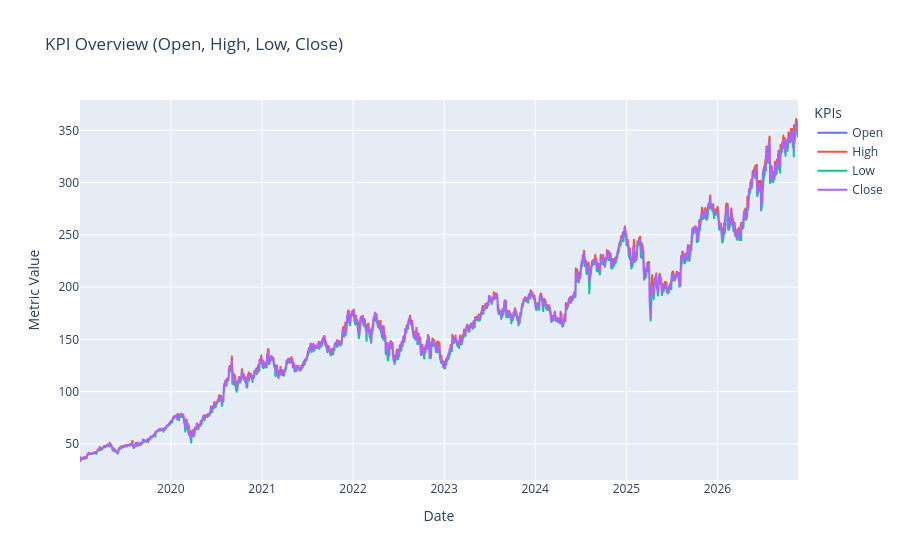

The cell this chart's notebook holds for it:
### Code cell
# =========================================================
# Visual EDA: KPI Trends & Correlation Heatmap
# =========================================================

# Exclude non-numeric fields for visuals
exclude_cols = {"date", "store_nbr", "state", "type", "cluster"}
numeric_cols = [c for c in df_raw.columns if c not in exclude_cols and pd.api.types.is_numeric_dtype(df_raw[c])]

# --- Plot KPI Time Series (Plotly) ---
if "date" in df_raw.columns and numeric_cols:
    top_kpis = numeric_cols[:4]  # limit to 4 KPIs to avoid clutter
    fig = px.line(
        df_raw.sort_values("date"),
        x="date",
        y=top_kpis,
        title=f"KPI Overview ({', '.join(top_kpis)})",
        labels={"value": "Metric Value", "date": "Date"},
    )
    fig.update_layout(legend_title_text="KPIs")
    fig.show()
else:
    print("⚠️ Skipping time series plot (need 'date' + numeric columns).")

# --- Correlation Heatmap (Seaborn) ---
if len(numeric_cols) >= 2:
    plt.figure(figsize=(6, 4))
    sns.heatmap(df_raw[numeric_cols].corr(), annot=True, fmt=".2f", cmap="Blues")
    plt.title("Correlation Heatmap between KPIs")
    plt.tight_layout()
    plt.show()
else:
    print("⚠️ Not enough numeric columns for correlation heatmap.")

### Figure 1 — Plotly figure (JSON) as saved in the notebook; plotly's stock layout.template omitted (floating-point values rounded to 4 significant figures; data arrays with more than 128 entries replaced by an {"elided": "..."} marker saying what was removed)
{"data": [{"hovertemplate": "variable=Open<br>Date=%{x}<br>Metric Value=%{y}<extra></extra>", "legendgroup": "Open", "line": {"color": "#636efa", "dash": "solid"}, "marker": {"symbol": "circle"}, "mode": "lines", "name": "Open", "showlegend": true, "type": "scattergl", "x": {"elided": "1984 str values"}, "xaxis": "x", "y": {"elided": "1984 float values"}, "yaxis": "y"}, {"hovertemplate": "variable=High<br>Date=%{x}<br>Metric Value=%{y}<extra></extra>", "legendgroup": "High", "line": {"color": "#EF553B", "dash": "solid"}, "marker": {"symbol": "circle"}, "mode": "lines", "name": "High", "showlegend": true, "type": "scattergl", "x": {"elided": "1984 str values"}, "xaxis": "x", "y": {"elided": "1984 float values"}, "yaxis": "y"}, {"hovertemplate": "variable=Low<br>Date=%{x}<br>Metric Value=%{y}<extra></extra>", "legendgroup": "Low", "line": {"color": "#00cc96", "dash": "solid"}, "marker": {"symbol": "circle"}, "mode": "lines", "name": "Low", "showlegend": true, "type": "scattergl", "x": {"elided": "1984 str values"}, "xaxis": "x", "y": {"elided": "1984 float values"}, "yaxis": "y"}, {"hovertemplate": "variable=Close<br>Date=%{x}<br>Metric Value=%{y}<extra></extra>", "legendgroup": "Close", "line": {"color": "#ab63fa", "dash": "solid"}, "marker": {"symbol": "circle"}, "mode": "lines", "name": "Close", "showlegend": true, "type": "scattergl", "x": {"elided": "1984 str values"}, "xaxis": "x", "y": {"elided": "1984 float values"}, "yaxis": "y"}], "layout": {"legend": {"title": {"text": "KPIs"}, "tracegroupgap": 0}, "title": {"text": "KPI Overview (Open, High, Low, Close)"}, "xaxis": {"anchor": "y", "domain": [0, 1], "title": {"text": "Date"}}, "yaxis": {"anchor": "x", "domain": [0, 1], "title": {"text": "Metric Value"}}}}
